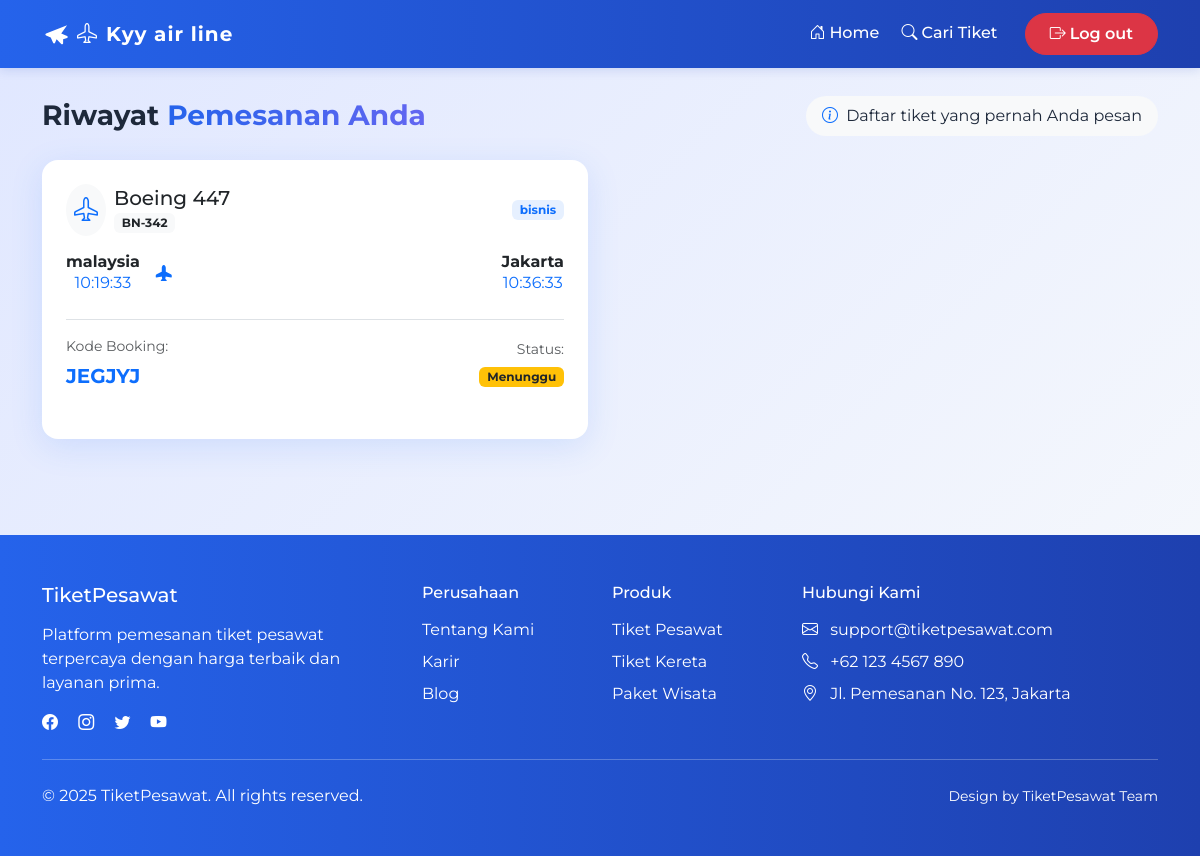
Before: /riwayat.php (signed in) with the older database file.
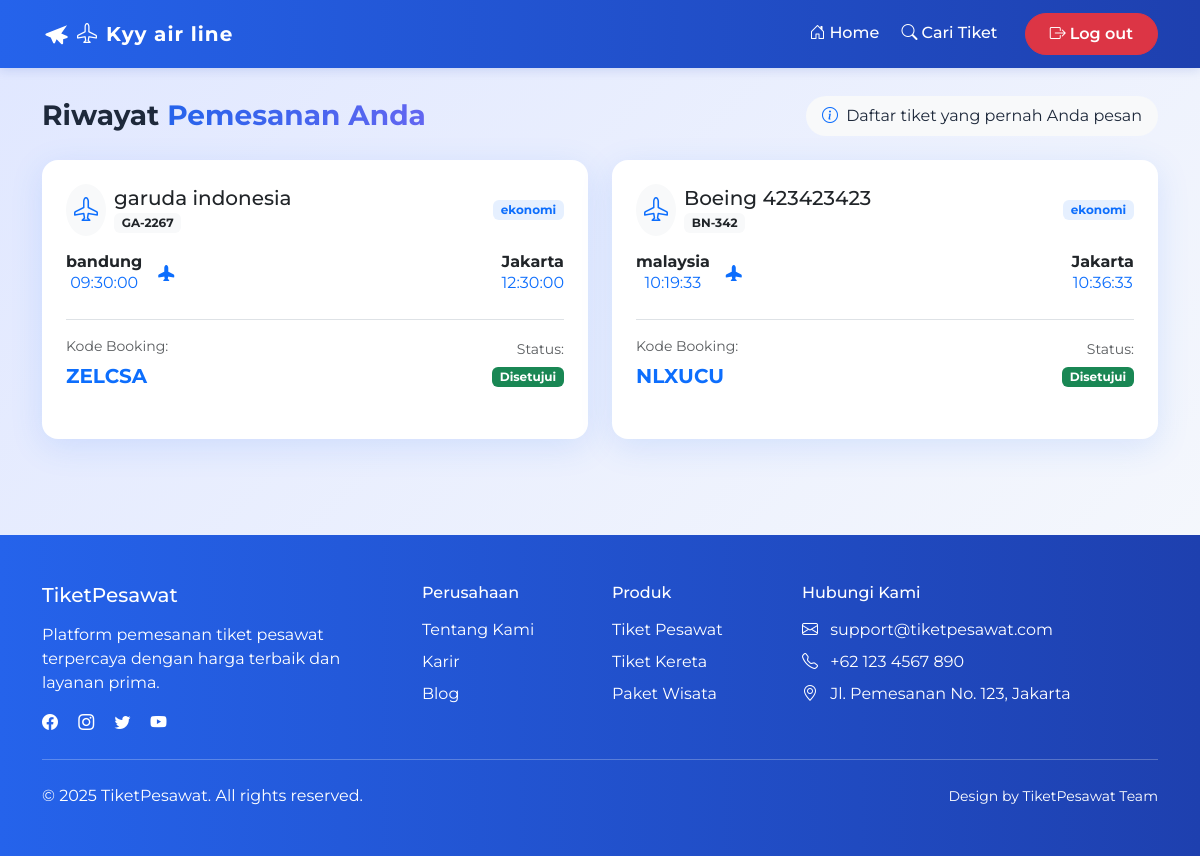
After: the same page with the newer database file.
### tables this page shows
CREATE TABLE `bookings` (
  `id` int NOT NULL,
  `id_pesawat` int NOT NULL,
  `id_user` int NOT NULL,
  `kode` varchar(50) NOT NULL,
  `status` enum('disetujui','menunggu') NOT NULL,
  `kelas` enum('ekonomi','bisnis','first class') NOT NULL,
  `created_at` varchar(100) NOT NULL
);

CREATE TABLE `pesawat` (
  `id` int NOT NULL,
  `nama` varchar(50) NOT NULL,
  `no_penerbangan` varchar(50) NOT NULL,
  `asal` varchar(50) NOT NULL,
  `tujuan` varchar(50) NOT NULL,
  `waktu_berangkat` time DEFAULT NULL,
  `harga` decimal(12,2) NOT NULL,
  `created_at` timestamp NOT NULL DEFAULT CURRENT_TIMESTAMP,
  `updated_at` timestamp NOT NULL DEFAULT CURRENT_TIMESTAMP,
  `waktu_tiba` time DEFAULT NULL,
  `kursi_tersedia` int NOT NULL
);

### riwayat.php (the view, shortened to what the changed rows need)
<?php
include "./koneksi.php";
$user_history = [];
$user_id = null;
if (isset($_SESSION["username"])) {
    $username = $_SESSION["username"];
    $stmt_user = $mysql->prepare("SELECT id FROM users WHERE username = ? LIMIT 1");
    $stmt_user->bind_param("s", $username);
    $stmt_user->execute();
    $user_result = $stmt_user->get_result();
    if ($user_result->num_rows > 0) {
        $user_data = $user_result->fetch_assoc();
        $user_id = (int)$user_data["id"];
    }
}
if ($user_id) {
    $query = "
        SELECT
            p.nama, p.no_penerbangan, p.asal, p.tujuan,
            p.waktu_berangkat, p.waktu_tiba, p.harga,
            k.kode, k.status, k.kelas
        FROM bookings k
        JOIN pesawat p ON k.id_pesawat = p.id
        WHERE k.id_user = ?
        ORDER BY k.id DESC
    ";
    $stmt_history = $mysql->prepare($query);
    if ($stmt_history === false) {
        error_log("Error preparing history query: " . $mysql->error);
    } else {
        $stmt_history->bind_param("i", $user_id);
        $stmt_history->execute();
        $history_result = $stmt_history->get_result();
        if ($history_result) {
            $user_history = $history_result->fetch_all(MYSQLI_ASSOC);
        }
    }
} else {
    header("Location: login.php");
    exit;
}
?>
<!DOCTYPE html>
<html lang="id">
<head>
    <link href="https://cdn.jsdelivr.net/npm/bootstrap@5.3.3/dist/css/bootstrap.min.css" rel="stylesheet">
    <link rel="stylesheet" href="https://cdn.jsdelivr.net/npm/bootstrap-icons@1.11.1/font/bootstrap-icons.css">
    <link rel="stylesheet" href="./assets/css/style.css">
    <link rel="stylesheet" href="https://cdnjs.cloudflare.com/ajax/libs/animate.css/4.1.1/animate.min.css" />
</head>
<body>
    <section class="container py-5 mt-5">
        <div class="search-results">
            <?php if (empty($user_history)) : ?>
                <div class="text-center py-5">
                    <i class="bi bi-journal-x" style="font-size: 4rem; color: #6c757d;"></i>
                    <h4 class="mt-3">Riwayat Anda Masih Kosong</h4>
                    <p class="text-muted">Anda belum pernah melakukan pemesanan tiket pesawat.</p>
                    <a href="pencarian.php" class="btn btn-primary mt-3">
                        <i class="bi bi-search me-2"></i>Cari Tiket Sekarang
                    </a>
                </div>
            <?php else : ?>
                <div class="row g-4" data-animate="animate-fade-in">
                    <?php foreach ($user_history as $pesanan) :
                        $status_class = 'bg-secondary';
                        $status_text = strtolower($pesanan["status"]);
                        if ($status_text == 'menunggu' || $status_text == 'menunggu persetujuan') {
                            $status_class = 'bg-warning text-dark';
                        } elseif ($status_text == 'dikonfirmasi' || $status_text == 'disetujui') {
                            $status_class = 'bg-success';
                        } elseif ($status_text == 'dibatalkan' || $status_text == 'gagal') {
                            $status_class = 'bg-danger';
                        }
                    ?>
                        <div class="col-md-6" data-animate="animate-fade-in">
                            <div class="result-card card h-100">
                                <div class="card-body p-4">
                                    <div class="d-flex justify-content-between align-items-center mb-3">
                                        <div class="d-flex align-items-center">
                                            <div class="airline-logo me-2 rounded-circle bg-light p-2">
                                                <i class="bi bi-airplane text-primary" style="font-size: 1.5rem;"></i>
                                            </div>
                                            <div>
                                                <h5 class="card-title mb-0"><?= htmlspecialchars($pesanan["nama"]) ?></h5>
                                                <span class="badge bg-light text-dark"><?= htmlspecialchars($pesanan["no_penerbangan"]) ?></span>
                                            </div>
                                        </div>
                                        <span class="badge bg-primary bg-opacity-10 text-primary fw-bold"><?= htmlspecialchars($pesanan["kelas"] ?? '-') ?></span>
                                    </div>
                                    <div class="flight-route d-flex justify-content-between align-items-center mb-4 position-relative">
                                        <div class="text-center">
                                            <h6 class="fw-bold mb-0"><?= htmlspecialchars($pesanan["asal"]) ?></h6>
                                            <p class="mb-0 text-primary"><?= htmlspecialchars($pesanan["waktu_berangkat"]) ?></p>
                                        </div>
                                        <div class="flight-line position-relative flex-grow-1 mx-3">
                                            <div class="flight-icon">
                                                <i class="bi bi-airplane-fill text-primary"></i>
                                            </div>
                                        </div>
                                        <div class="text-center">
                                            <h6 class="fw-bold mb-0"><?= htmlspecialchars($pesanan["tujuan"]) ?></h6>
                                            <p class="mb-0 text-primary"><?= htmlspecialchars($pesanan["waktu_tiba"]) ?></p>
                                        </div>
                                    </div>
                                    <div class="d-flex justify-content-between align-items-center mt-3 pt-3 border-top">
                                        <div>
                                            <p class="mb-1 small text-muted">Kode Booking:</p>
                                            <p class="card-text fw-bold text-primary mb-0 fs-5"><?= htmlspecialchars($pesanan["kode"]) ?></p>
                                        </div>
                                        <div class="text-end">
                                            <p class="mb-1 small text-muted">Status:</p>
                                            <span class="badge <?= $status_class ?>"><?= ucfirst(htmlspecialchars($pesanan["status"])) ?></span>
                                        </div>
                                    </div>
                                </div>
                            </div>
                        </div>
                    <?php endforeach; ?>
                </div>
            <?php endif; ?>
        </div>
    </section>
</body>
</html>

Changed rows visible on the page:
removed bookings: id_pesawat.nama "Boeing 447", id_pesawat.no_penerbangan "BN-342", kelas "bisnis", id_pesawat.asal "malaysia", id_pesawat.waktu_berangkat "10:19:33", id_pesawat.tujuan "Jakarta", id_pesawat.waktu_tiba "10:36:33", kode "JEGJYJ", status "Menunggu"
added bookings: id_pesawat.nama "garuda indonesia", id_pesawat.no_penerbangan "GA-2267", kelas "ekonomi", id_pesawat.asal "bandung", id_pesawat.waktu_berangkat "09:30:00", id_pesawat.tujuan "Jakarta", id_pesawat.waktu_tiba "12:30:00", kode "ZELCSA", status "Disetujui"
added bookings: id_pesawat.nama "Boeing 423423423", id_pesawat.no_penerbangan "BN-342", kelas "ekonomi", id_pesawat.asal "malaysia", id_pesawat.waktu_berangkat "10:19:33", id_pesawat.tujuan "Jakarta", id_pesawat.waktu_tiba "10:36:33", kode "NLXUCU", status "Disetujui"
